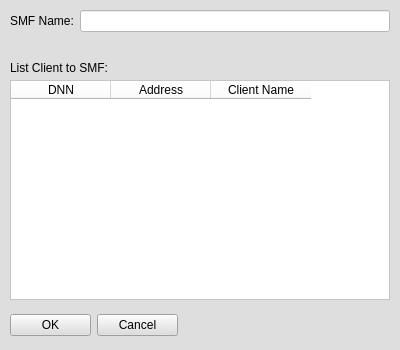
<?xml version="1.0" encoding="UTF-8"?>
<ui version="4.0">
 <class>MainWindow</class>
 <widget class="QMainWindow" name="MainWindow">
  <property name="geometry">
   <rect>
    <x>0</x>
    <y>0</y>
    <width>400</width>
    <height>350</height>
   </rect>
  </property>
  <property name="windowTitle">
   <string>SMF Properties</string>
  </property>
  <property name="styleSheet">
   <string notr="true">background-color: rgb(222, 222, 222);</string>
  </property>
  <widget class="QWidget" name="centralwidget">
   <widget class="QWidget" name="formLayoutWidget_4">
    <property name="geometry">
     <rect>
      <x>10</x>
      <y>10</y>
      <width>380</width>
      <height>40</height>
     </rect>
    </property>
    <layout class="QFormLayout" name="formLayout_4">
     <item row="0" column="0">
      <widget class="QLabel" name="label_20">
       <property name="text">
        <string>SMF Name:</string>
       </property>
      </widget>
     </item>
     <item row="0" column="1">
      <widget class="QLineEdit" name="SMF_Name">
       <property name="styleSheet">
        <string notr="true">background-color: rgb(255, 255, 255);</string>
       </property>
      </widget>
     </item>
    </layout>
   </widget>
   <widget class="QLabel" name="label_19">
    <property name="geometry">
     <rect>
      <x>10</x>
      <y>60</y>
      <width>200</width>
      <height>16</height>
     </rect>
    </property>
    <property name="text">
     <string>List Client to SMF:</string>
    </property>
   </widget>
   <widget class="QWidget" name="gridLayoutWidget">
    <property name="geometry">
     <rect>
      <x>10</x>
      <y>310</y>
      <width>168</width>
      <height>31</height>
     </rect>
    </property>
    <layout class="QGridLayout" name="gridLayout">
     <item row="0" column="0">
      <widget class="QPushButton" name="SMF_OKButton">
       <property name="text">
        <string>OK</string>
       </property>
      </widget>
     </item>
     <item row="0" column="1">
      <widget class="QPushButton" name="SMF_CancelButton">
       <property name="text">
        <string>Cancel</string>
       </property>
      </widget>
     </item>
    </layout>
   </widget>
   <widget class="QTableWidget" name="SMF_Table">
    <property name="geometry">
     <rect>
      <x>10</x>
      <y>80</y>
      <width>380</width>
      <height>220</height>
     </rect>
    </property>
    <property name="styleSheet">
     <string notr="true">background-color: rgb(255, 255, 255);</string>
    </property>
    <column>
     <property name="text">
      <string>DNN</string>
     </property>
    </column>
    <column>
     <property name="text">
      <string>Address</string>
     </property>
    </column>
    <column>
     <property name="text">
      <string>Client Name</string>
     </property>
    </column>
   </widget>
  </widget>
 </widget>
 <resources/>
 <connections/>
</ui>
